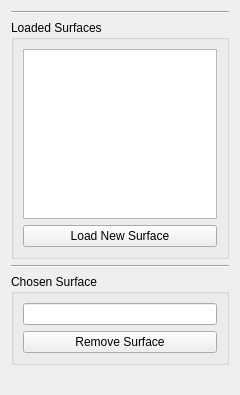
<?xml version="1.0" encoding="UTF-8"?>
<ui version="4.0">
 <class>SurferControl</class>
 <widget class="QWidget" name="SurferControl">
  <property name="geometry">
   <rect>
    <x>0</x>
    <y>0</y>
    <width>240</width>
    <height>395</height>
   </rect>
  </property>
  <property name="minimumSize">
   <size>
    <width>200</width>
    <height>0</height>
   </size>
  </property>
  <property name="maximumSize">
   <size>
    <width>240</width>
    <height>16777215</height>
   </size>
  </property>
  <property name="windowTitle">
   <string>Form</string>
  </property>
  <layout class="QVBoxLayout" name="verticalLayout_2">
   <item>
    <widget class="Line" name="line_2">
     <property name="orientation">
      <enum>Qt::Horizontal</enum>
     </property>
    </widget>
   </item>
   <item>
    <widget class="QGroupBox" name="loadedSurfacesGroupBox">
     <property name="title">
      <string>Loaded Surfaces</string>
     </property>
     <layout class="QVBoxLayout" name="verticalLayout">
      <item alignment="Qt::AlignTop">
       <widget class="QListWidget" name="loadedSurfaces">
        <property name="selectionBehavior">
         <enum>QAbstractItemView::SelectItems</enum>
        </property>
        <property name="selectionRectVisible">
         <bool>false</bool>
        </property>
       </widget>
      </item>
      <item alignment="Qt::AlignTop">
       <widget class="QPushButton" name="loadNewSurfaceButton">
        <property name="text">
         <string>Load New Surface</string>
        </property>
       </widget>
      </item>
     </layout>
    </widget>
   </item>
   <item>
    <widget class="Line" name="line">
     <property name="orientation">
      <enum>Qt::Horizontal</enum>
     </property>
    </widget>
   </item>
   <item>
    <widget class="QGroupBox" name="chosenSurfaceGroupBox">
     <property name="title">
      <string>Chosen Surface</string>
     </property>
     <layout class="QVBoxLayout" name="verticalLayout_3">
      <item alignment="Qt::AlignTop">
       <widget class="QLineEdit" name="surfaceNameEdit"/>
      </item>
      <item alignment="Qt::AlignTop">
       <widget class="QPushButton" name="removeSurfaceButton">
        <property name="text">
         <string>Remove Surface</string>
        </property>
       </widget>
      </item>
     </layout>
    </widget>
   </item>
   <item>
    <spacer name="verticalSpacer">
     <property name="orientation">
      <enum>Qt::Vertical</enum>
     </property>
     <property name="sizeHint" stdset="0">
      <size>
       <width>20</width>
       <height>40</height>
      </size>
     </property>
    </spacer>
   </item>
  </layout>
 </widget>
 <resources/>
 <connections/>
</ui>
